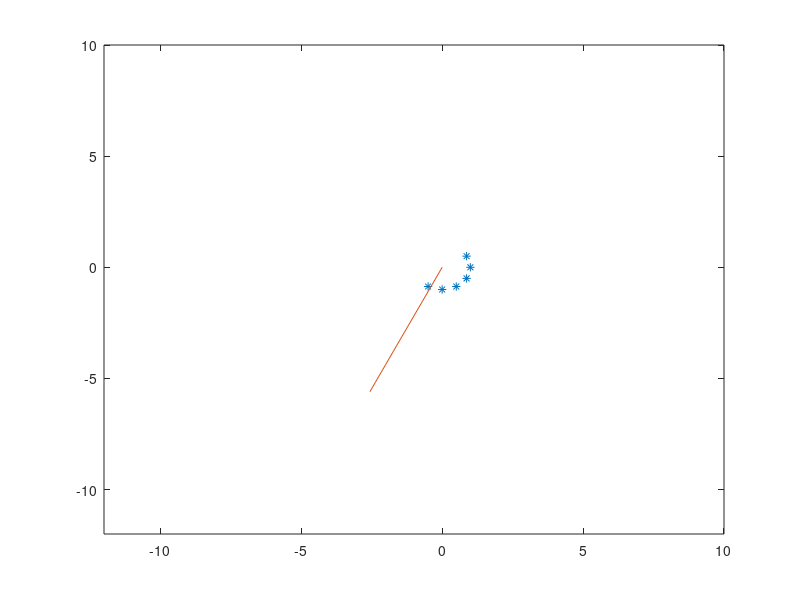

Write MATLAB code to recreate this figure.
a = 1/2;
b = sqrt(3)/2;
A = [1,0;a,b;-a,b;b,a;b,-a;0,1]
B = [-2;4;5;0;-6;6]
C=A'*A
x = C\A'*B

plot(A(:,1),-A(:,2),'*',[0,x(1)],[0,-x(2)])
axis([-12 10  -12 10])
